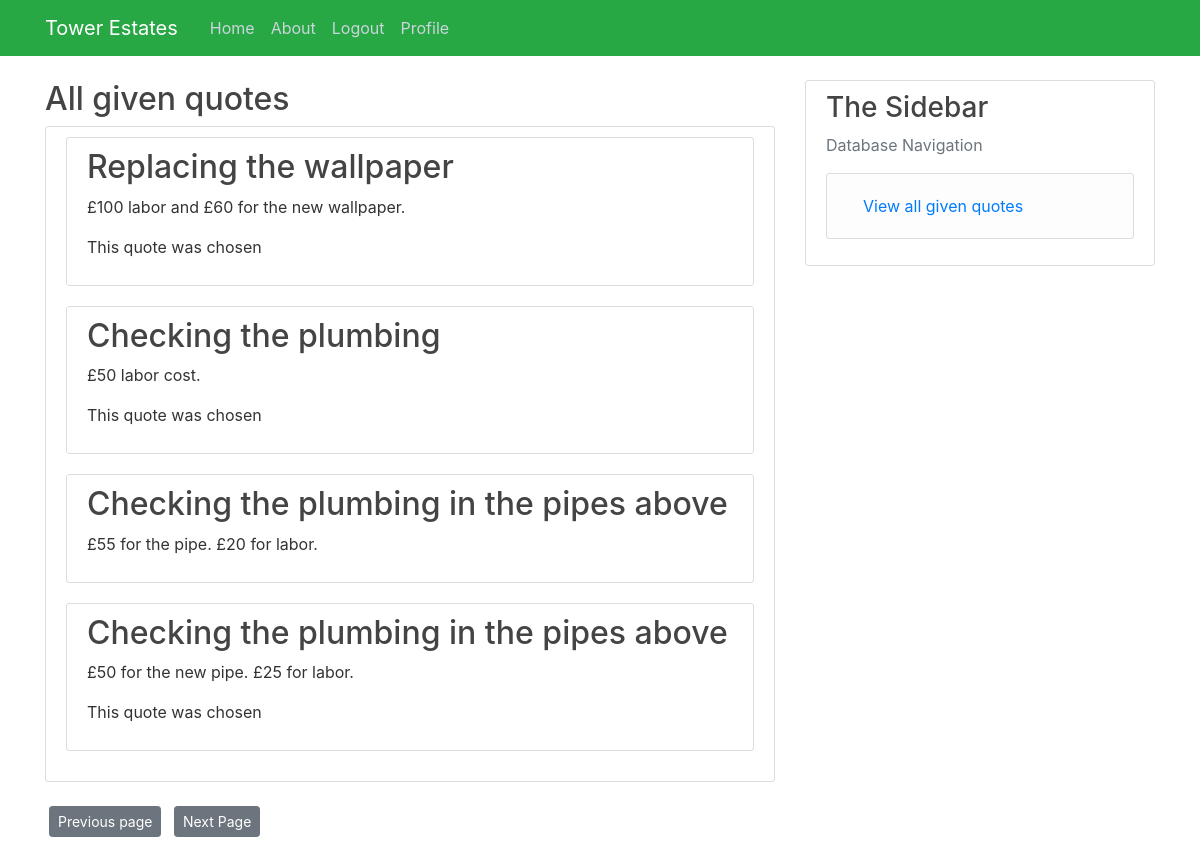
Page /contractor_all_quotes/8 (signed in) on the earlier database version.
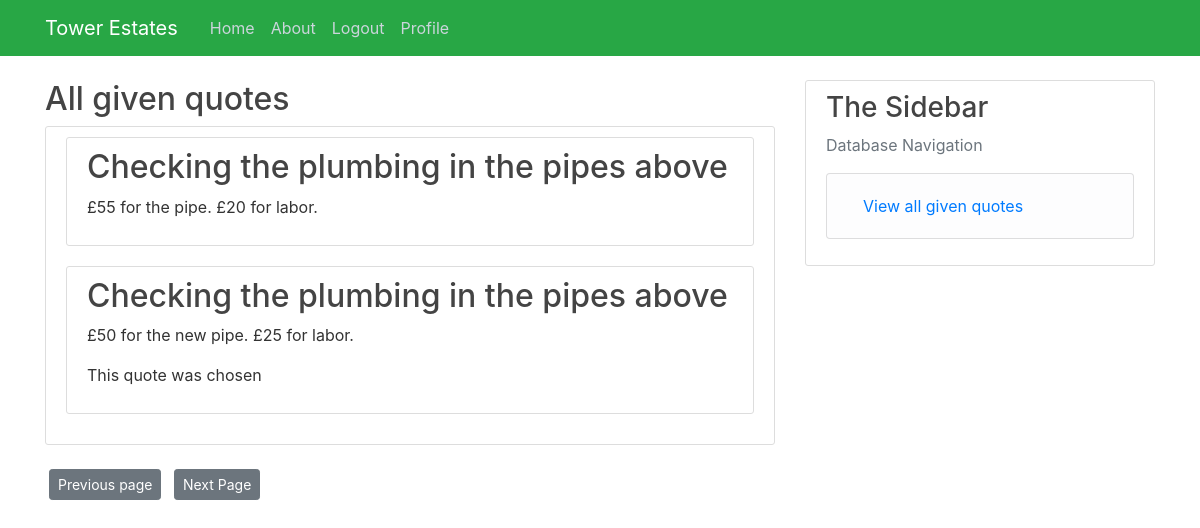
Same page on the later database version.
### Tower/models.py (models this page shows)
class Quotes(db.Model):
    quote_id = db.Column(db.Integer, primary_key=True)
    created = db.Column(db.DateTime, default=datetime.utcnow)
    content = db.Column(db.String(500), nullable=False)
    chosen = db.Column(db.Boolean, default=False)
    job = db.Column(db.Integer, db.ForeignKey("jobs.job_id"), nullable=False)
    contractor = db.Column(db.Integer, db.ForeignKey("user.user_id"), nullable=False)

class Jobs(db.Model):
    job_id = db.Column(db.Integer, primary_key=True)
    summary = db.Column(db.String(100), nullable=False)
    content = db.Column(db.String(500), nullable=False)
    opened = db.Column(db.DateTime, nullable=False, default=datetime.utcnow())
    closed = db.Column(db.Boolean, default=False)
    issue = db.Column(db.Integer, db.ForeignKey("issue.issue_id"), nullable=False)
    quotes = db.relationship("Quotes", backref="Jobs", lazy=True, cascade="all, delete-orphan")
    notes = db.relationship("Jobs_Notes", backref="Jobs", lazy=True, cascade="all, delete-orphan")

### Tower/routes.py (the view)
@app.route("/contractor_all_quotes/<int:user_id>")
@login_required
def contractor_all_quotes(user_id):
    page = request.args.get("page", 1, type=int)
    quotes = db.session.query(Quotes,Jobs).outerjoin(Quotes, Jobs.job_id==Quotes.job).filter_by(contractor = user_id).order_by(Quotes.created.desc())
    all_quotes = quotes.paginate(page, per_page=8)
    next_url = url_for("contractor_all_quotes", user_id=user_id, page=all_quotes.next_num)\
        if all_quotes.has_next else None
    prev_url = url_for("contractor_all_quotes", user_id=user_id, page=all_quotes.prev_num) \
        if all_quotes.has_prev else None
    return render_template("contractor_all_quotes.html", all_quotes=all_quotes, next_url=next_url, prev_url=prev_url,
                           title="Contractor quotes")

### Tower/models.py (called while the page is built)
@login_manager.user_loader
def load_user(user_id):
    return User.query.get(int(user_id))

### Tower/templates/contractor_all_quotes.html
{% extends "layout.html" %}
{% block content %}
<div class="article-title">
    <h2>All given quotes</h2>
</div>
<div class="content-section">
    {% for quotes in all_quotes.items %}
    <div class="content-section">
        {% if current_user.role == ('Admin') %}
        <h2><a class="article-title" href="{{ url_for('Job', job_id = quotes.Jobs.job_id)}}"> {{quotes.Jobs.summary}}</a></h2>
        {% else %}
        <h2><a class="article-title" href="{{ url_for('contractor_job', job_id = quotes.Jobs.job_id)}}"> {{quotes.Jobs.summary}}</a></h2>
        {% endif %}
        <p>{{quotes.Quotes.content}}</p>
        {% if quotes.Quotes.chosen == True %}
        <p>This quote was chosen</p>
        {% endif %}
    </div>
    {% endfor %}
</div>
<a class="btn btn-secondary btn-sm m-1" href=" {{prev_url}}">Previous page</a>
<a class="btn btn-secondary btn-sm m-1" href=" {{next_url}}">Next Page</a>
{% endblock content %}

### Tower/templates/layout.html (shortened to what this page needs)
<!DOCTYPE html>
<html lang="en">
<head>
    <link rel="stylesheet" href="https://stackpath.bootstrapcdn.com/bootstrap/4.5.2/css/bootstrap.min.css"
>
    <link rel="stylesheet" type="text/css" href="{{url_for('static', filename='main.css') }}">
</head>
<body>
<header class="site-header">
    <nav class="navbar navbar-expand-md navbar-dark bg-success fixed-top">
        <div class="container">
            <a class="navbar-brand mr-4" href="/">Tower Estates</a>
            <div class="collapse navbar-collapse" id="navbarToggle">
                <div class="navbar-nav mr-auto">
                    <a class="nav-item nav-link" href="{{ url_for('home') }}">Home</a>
                    <a class="nav-item nav-link" href="{{ url_for('about') }}">About</a>
                    {% if current_user.is_authenticated %}
                    <a class="nav item nav-link" href="{{ url_for('logout') }}">Logout</a>
                    {% else %}
                    <a class="nav-item nav-link" href="{{ url_for('login') }}">Login</a>
                    {% endif %}
                    {% if current_user.role == ('Contractor') %}
                    <a class="nav-item nav-link" href="{{ url_for('Contractor', user_id = current_user.user_id)}}">Profile</a>
                    {% endif %}
                </div>
            </div>
        </div>
    </nav>
</header>
<main role="main" class="container">
    <div class="row">
        <div class="col-md-8">
            {% block content %}{% endblock %}
        </div>
        {% if current_user.is_authenticated %}
        <div class="col-md-4">
            <div class="content-section">
                <h3>The Sidebar</h3>
                <p class='text-muted'> Database Navigation
                <ul class="list-group">
                    {% if current_user.role == ('Admin') %}
                    <li class="list-group-item list-group-item-light"><a class="nav-item nav-link"
                                                                         href="{{ url_for('search_users') }}">Search
                        Users</a></li>
                    <li class="list-group-item list-group-item-light"><a class="nav-item nav-link"
                                                                         href="{{ url_for('register') }}">Register a New
                        User</a></li>
                    <li class="list-group-item list-group-item-light"><a class="nav-item nav-link"
                                                                         href="{{ url_for('new_property') }}">New
                        Property</a></li>
                    <li class="list-group-item list-group-item-light"><a class="nav-item nav-link"
                                                                         href="{{ url_for('new_tenancy') }}">New
                        Tenancy</a></li>
                    <li class="list-group-item list-group-item-light"><a class="nav-item nav-link"
                                                                         href="{{ url_for('add_tenant') }}"> Add A
                        Tenant to a Tenancy</a></li>
                    <li class="list-group-item list-group-item-light"><a class="nav-item nav-link"
                                                                         href="{{url_for('search_properties') }}">
                        Search Properties</a></li>
                    <li class="list-group-item list-group-item-light"><a class="nav-item nav-link"
                                                                         href="{{ url_for('all_issues') }}">
                        View all open issues</a></li>
                    <li class="list-group-item list-group-item-light"><a class="nav-item nav-link"
                                                                         href="{{ url_for('all_users') }}">
                        View all users</a></li>
                    {%elif current_user.role == ('Landlord') %}
                <li class="list-group-item list-group-item-light"><a class<a class="nav-item nav-link" href="{{url_for('Landlord_issues')}}"> View all issues</a></li>
                    {%elif current_user.role == ('Contractor')%}
                <li class="list-group-item list-group-item-light"><a class<a class="nav-item nav-link" href="{{url_for('contractor_all_quotes', user_id = current_user.user_id)}}"> View all given quotes</a></li>
                    {%endif%}
                </ul>
                </p>
            </div>
        {%endif%}
        </div>
    </div>
</main>
</body>
</html>

### Tower/Static/main.css (style rules this page uses)
body { background: #ffffff; color: #333333; margin-top: 5rem; }
h1, h2, h3, h4, h5, h6 { color: #444444; }
.site-header .navbar-nav .nav-link { color: #cbd5db; }
.content-section { background: #ffffff; padding: 10px 20px; border: 1px solid #dddddd; border-radius: 3px; margin-bottom: 20px; }
.article-title { color: #444444; }

Differences in the rows shown:
removed Quotes: Jobs.summary "Replacing the wallpaper", Quotes.content "£100 labor and £60 for the new wallpaper.", chosen "This quote was chosen"
removed Quotes: Jobs.summary "Checking the plumbing", Quotes.content "£50 labor cost.", chosen "This quote was chosen"
